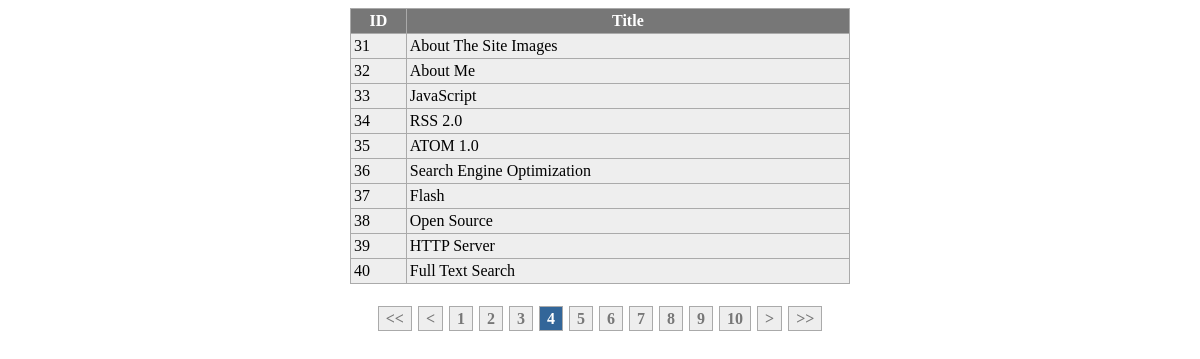
Screenshot of /sample2.php?option=test&page=4 with the database file from the repository.
### tables this page shows
CREATE TABLE IF NOT EXISTS `sample` (
  `id` int(11) NOT NULL auto_increment,
  `title` varchar(255) default NULL,
  PRIMARY KEY  (`id`)
);

### sample2.php (the view, shortened to what this page needs)
<!DOCTYPE HTML PUBLIC "-//W3C//DTD XHTML 1.0 Strict//EN" "http://www.w3.org/TR/xhtml1/DTD/xhtml1-strict.dtd" >
<html>
<head>
	<link rel="stylesheet" type="text/css" href="css/styles.css" />
</head>
<body>
<?php
include("nicePaging.php");
include("config.php");
$con=mysql_connect($host, $user, $password);
$paging=new nicePaging($con);
echo '<table border="0" cellspacing="1" cellpadding="3" width="500" align="center" class="table">';
	echo '<tr class="header"><th width="50">ID</th><th width="450">Title</th></tr>';
	$rowsPerPage=10;
	$result=$paging->pagerQuery("SELECT id, title FROM sample", $rowsPerPage);
	while($data=mysql_fetch_assoc($result)){
		echo '<tr class="row"><td>'.$data['id'].'</td><td>'.$data['title'].'</td></tr>';
	}
echo '<table>';
$link="sample2.php?option=test";
$paging->setSeparator("&");
echo $paging->createPaging($link);
?>
</body>
</html>

### css/styles.css (style rules this page uses)
table.table { background-color:#aaa; }
table .header { background-color:#777; color:#fff; font-weight:bold; }
table .row { background-color:#eee; }

### rows the page displays
sample: id "31", title "About The Site Images"
sample: id "32", title "About Me"
sample: id "33", title "JavaScript"
sample: id "34", title "RSS 2.0"
sample: id "35", title "ATOM 1.0"
sample: id "36", title "Search Engine Optimization"
sample: id "37", title "Flash"
sample: id "38", title "Open Source"
sample: id "39", title "HTTP Server"
sample: id "40", title "Full Text Search"
